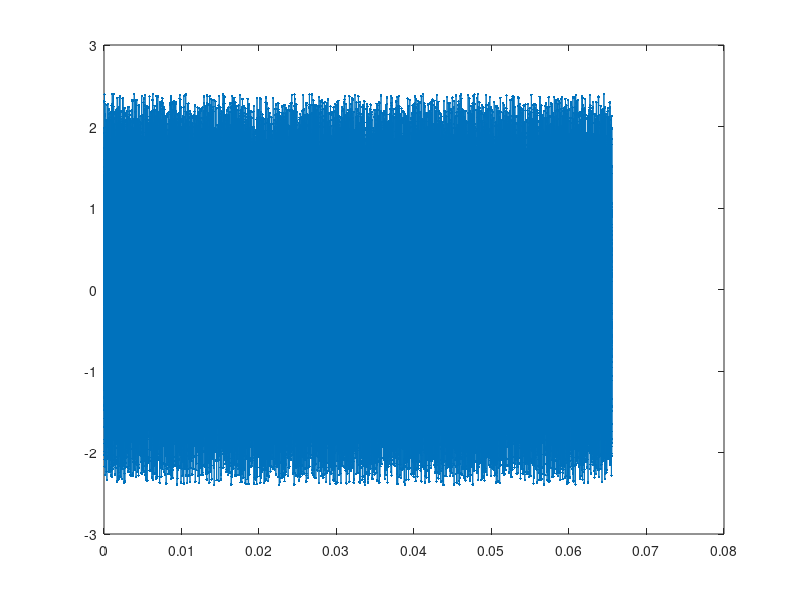
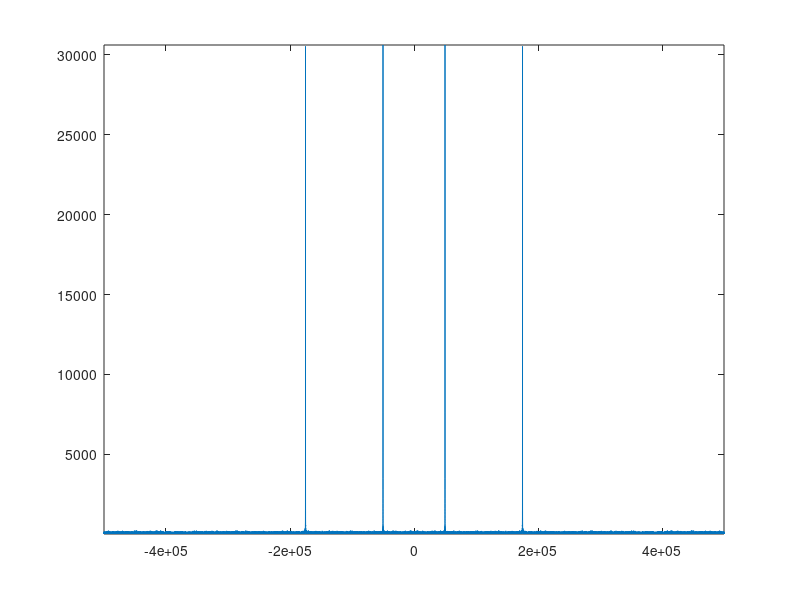
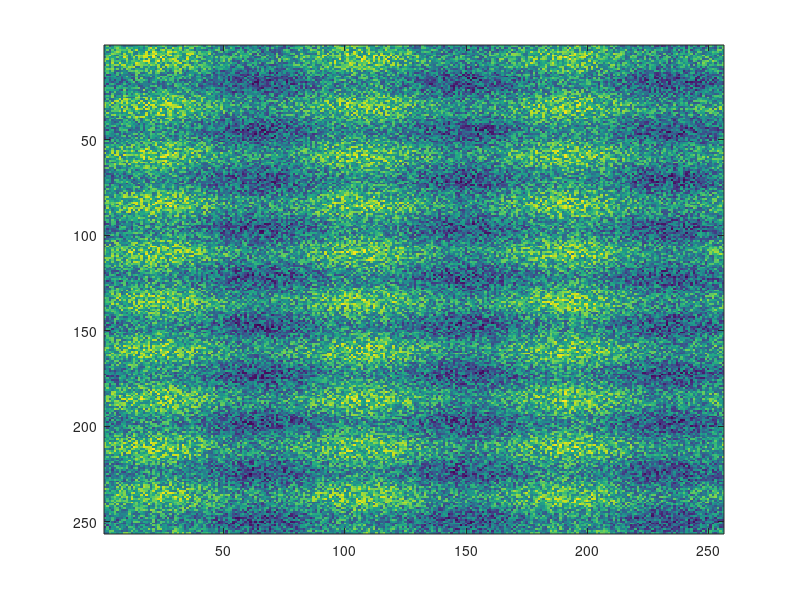
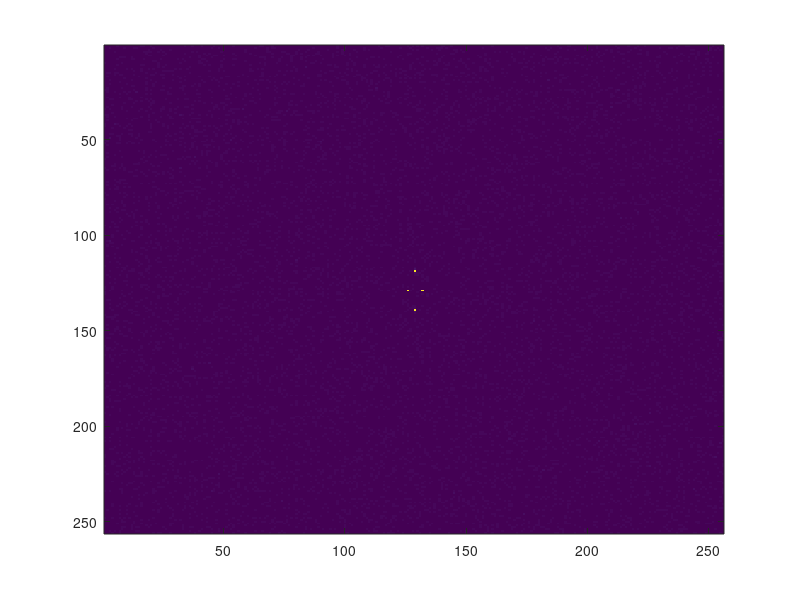

The MATLAB source for these figures, in order: (Note: this script raises an error after producing the figures.)

%% 1D

IO_rate = 1E6; %[samples/sec]
N = 16;
num_samples = 2^N;
time_max = num_samples/IO_rate;
time_vec = 0 : time_max/num_samples : time_max-time_max/num_samples;
w = 50E3; %frequency [Hz]
signal = sin(2*pi*w*time_vec)+sin(2*pi*3.5*w*time_vec)+rand(size(time_vec))-.5;

figure(1)
clf
plot(time_vec,signal,'.-')

F_signal = fftshift(fft(signal));

w_vec = -IO_rate/2 : IO_rate/num_samples : IO_rate/2 - IO_rate/num_samples;

figure(2)
clf
plot(w_vec,abs(F_signal))
axis tight


%% 2D

[x,y] = meshgrid(0:1/255:1,0:1/255:1);
z = sin(2*pi*3*x) + sin(2*pi*10*y);
z = z +5*(rand(size(z))-.5);

figure(3)
clf
imagesc(z)

F_z = fftshift(fft2(z));

figure(4)
clf
imagesc(abs(F_z))

s = .25;
[F_x,F_y] = meshgrid(-1 : 2/256 : 1 - 2/256,-1 : 2/256 : 1 - 2/256);
F_r = sqrt(F_x.^2 + F_y.^2);
filter = exp(-(F_r/s).^2);

figure(5)
clf
imagesc(filter)

filtered_F_z = filter.*F_z;


figure(6)
clf
imagesc(abs(filtered_F_z))


filtered_z = ifft2(ifftshift(filtered_F_z));

figure(7)
clf
imagesc(filtered_z)


%% 3D

clear all
[x,y,z] = meshgrid(1:300,1:300,1:200);

F_x = fftn(x);